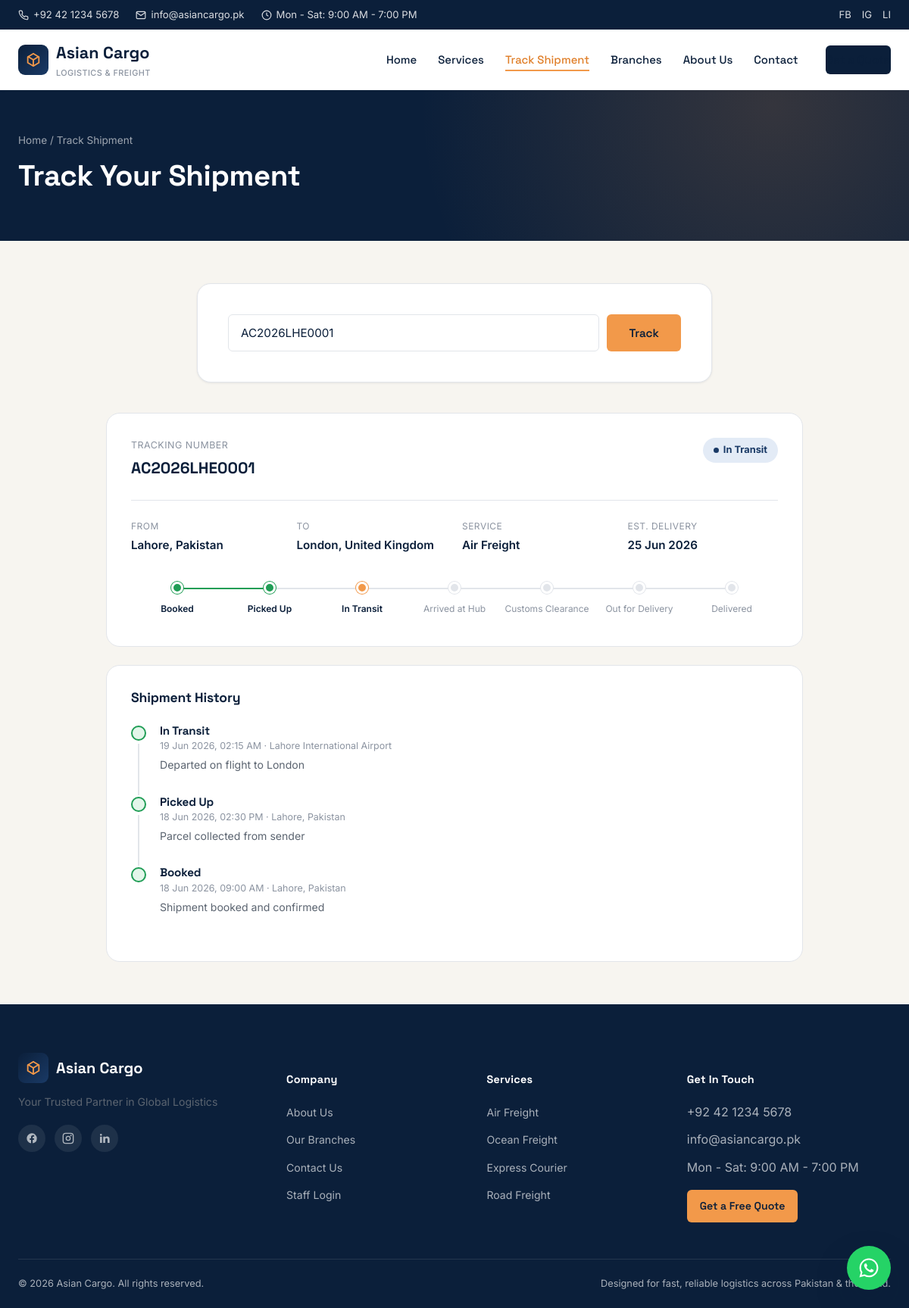
Page /track.php?tracking_number=AC2026LHE0001 on the committed database.
### tables this page shows
CREATE TABLE IF NOT EXISTS shipments (
    id INT AUTO_INCREMENT PRIMARY KEY,
    tracking_number VARCHAR(30) NOT NULL UNIQUE,

     
    sender_name VARCHAR(150) NOT NULL,
    sender_phone VARCHAR(30) NOT NULL,
    sender_address VARCHAR(255) NULL,
    origin_city VARCHAR(100) NOT NULL,
    origin_country VARCHAR(100) NOT NULL DEFAULT 'Pakistan',

     
    receiver_name VARCHAR(150) NOT NULL,
    receiver_phone VARCHAR(30) NOT NULL,
    receiver_address VARCHAR(255) NULL,
    destination_city VARCHAR(100) NOT NULL,
    destination_country VARCHAR(100) NOT NULL,

     
    service_type ENUM('air_freight', 'ocean_freight', 'express_courier', 'road_freight') NOT NULL DEFAULT 'air_freight',
    package_description VARCHAR(255) NULL,
    weight_kg DECIMAL(10,2) NULL,
    pieces INT NOT NULL DEFAULT 1,

     
    status ENUM(
        'booked',
        'picked_up',
        'in_transit',
        'arrived_hub',
        'customs_clearance',
        'out_for_delivery',
        'delivered',
        'delayed',
        'exception'
    ) NOT NULL DEFAULT 'booked',

    estimated_delivery DATE NULL,
    created_by INT NULL,
    created_at DATETIME NOT NULL DEFAULT CURRENT_TIMESTAMP,
    updated_at DATETIME NOT NULL DEFAULT CURRENT_TIMESTAMP ON UPDATE CURRENT_TIMESTAMP,

    FOREIGN KEY (created_by) REFERENCES admins(id) ON DELETE SET NULL,
    INDEX idx_tracking (tracking_number),
    INDEX idx_status (status)
);

CREATE TABLE IF NOT EXISTS tracking_events (
    id INT AUTO_INCREMENT PRIMARY KEY,
    shipment_id INT NOT NULL,
    status ENUM(
        'booked',
        'picked_up',
        'in_transit',
        'arrived_hub',
        'customs_clearance',
        'out_for_delivery',
        'delivered',
        'delayed',
        'exception'
    ) NOT NULL,
    location VARCHAR(150) NULL,
    remarks VARCHAR(255) NULL,
    event_time DATETIME NOT NULL DEFAULT CURRENT_TIMESTAMP,
    created_by INT NULL,

    FOREIGN KEY (shipment_id) REFERENCES shipments(id) ON DELETE CASCADE,
    FOREIGN KEY (created_by) REFERENCES admins(id) ON DELETE SET NULL,
    INDEX idx_shipment (shipment_id)
);

### config/helpers.php (called while the page is built, shortened)
<?php
require_once __DIR__ . '/database.php';
function e(?string $value): string
{
    return htmlspecialchars($value ?? '', ENT_QUOTES, 'UTF-8');
}
function statusInfo(string $status): array
{
    $map = [
        'booked'             => ['label' => 'Booked',              'class' => 'status-booked'],
        'picked_up'          => ['label' => 'Picked Up',           'class' => 'status-transit'],
        'in_transit'         => ['label' => 'In Transit',          'class' => 'status-transit'],
        'arrived_hub'        => ['label' => 'Arrived at Hub',      'class' => 'status-transit'],
        'customs_clearance'  => ['label' => 'Customs Clearance',   'class' => 'status-warning'],
        'out_for_delivery'   => ['label' => 'Out for Delivery',    'class' => 'status-transit'],
        'delivered'          => ['label' => 'Delivered',           'class' => 'status-success'],
        'delayed'            => ['label' => 'Delayed',             'class' => 'status-warning'],
        'exception'          => ['label' => 'Exception',           'class' => 'status-danger'],
    ];
    return $map[$status] ?? ['label' => ucfirst($status), 'class' => 'status-booked'];
}
function statusSteps(): array
{
    return [
        'booked'            => 'Booked',
        'picked_up'         => 'Picked Up',
        'in_transit'        => 'In Transit',
        'arrived_hub'       => 'Arrived at Hub',
        'customs_clearance' => 'Customs Clearance',
        'out_for_delivery'  => 'Out for Delivery',
        'delivered'         => 'Delivered',
    ];
}
function serviceLabel(string $service): string
{
    $map = [
        'air_freight'     => 'Air Freight',
        'ocean_freight'   => 'Ocean Freight',
        'express_courier' => 'Express Courier',
        'road_freight'    => 'Road Freight',
    ];
    return $map[$service] ?? ucfirst(str_replace('_', ' ', $service));
}
function formatDate(?string $datetime, string $format = 'd M Y, h:i A'): string
{
    return date($format, strtotime($datetime));
}

### config/database.php (called while the page is built, shortened)
<?php
function getDB(): PDO
{
    static $pdo = null;
    if ($pdo === null) {
        try {
            $pdo = new PDO(
                'mysql:host=' . DB_HOST . ';dbname=' . DB_NAME . ';charset=utf8mb4',
                DB_USER,
                DB_PASS,
                [
                    PDO::ATTR_ERRMODE            => PDO::ERRMODE_EXCEPTION,
                    PDO::ATTR_DEFAULT_FETCH_MODE => PDO::FETCH_ASSOC,
                    PDO::ATTR_EMULATE_PREPARES   => false,
                ]
            );
        } catch (PDOException $e) {
            die('Database connection failed. Please check config/database.php — ' . $e->getMessage());
        }
    }
    return $pdo;
}

### track.php (the view, shortened to what this page needs)
<?php
$trackingNumber = trim($_GET['tracking_number'] ?? '');
$shipment = null;
$events = [];
$notFound = false;
if ($trackingNumber !== '') {
    $stmt = getDB()->prepare('SELECT * FROM shipments WHERE tracking_number = ?');
    $stmt->execute([$trackingNumber]);
    $shipment = $stmt->fetch();
    if ($shipment) {
        $stmt = getDB()->prepare('SELECT * FROM tracking_events WHERE shipment_id = ? ORDER BY event_time DESC');
        $stmt->execute([$shipment['id']]);
        $events = $stmt->fetchAll();
    } else {
        $notFound = true;
    }
}
include __DIR__ . '/includes/header.php';
?>
<section class="page-header">
  <div class="container">
    <p class="breadcrumb"><a href="/">Home</a> / Track Shipment</p>
    <h1>Track Your Shipment</h1>
  </div>
</section>
<section class="section-tight">
  <div class="container">
    <div class="form-card" style="max-width:680px; margin:0 auto 40px;">
      <form action="/track.php" method="get" class="track-form">
        <input type="text" name="tracking_number" class="form-control" placeholder="Enter tracking number, e.g. AC2026LHE0001"
               value="<?= e($trackingNumber) ?>" required autocomplete="off">
        <button type="submit" class="btn btn-primary">Track</button>
      </form>
    </div>
    <?php if ($notFound): ?>
      <div class="track-empty" style="max-width:680px; margin:0 auto;">
        <svg width="40" height="40" viewBox="0 0 24 24" fill="none" stroke="#8B93A0" stroke-width="1.5" style="margin:0 auto 16px;"><circle cx="11" cy="11" r="8"/><path d="m21 21-4.35-4.35"/></svg>
        <h3>No shipment found</h3>
        <p>We couldn't find a shipment with tracking number <strong><?= e($trackingNumber) ?></strong>. Please check the number and try again, or contact our support team.</p>
        <a href="/contact.php" class="btn btn-navy" style="margin-top:12px;">Contact Support</a>
      </div>
    <?php elseif ($shipment): ?>
      <?php
        $info = statusInfo($shipment['status']);
        $steps = statusSteps();
        $stepKeys = array_keys($steps);
        $currentIndex = array_search($shipment['status'], $stepKeys, true);
        $isException = in_array($shipment['status'], ['delayed', 'exception'], true);
      ?>
      <div class="track-summary" style="max-width:920px; margin:0 auto;">
        <div class="track-summary-top">
          <div>
            <div style="font-size:0.78rem; color:var(--slate-400); text-transform:uppercase; letter-spacing:0.04em; margin-bottom:4px;">Tracking Number</div>
            <div class="track-number"><?= e($shipment['tracking_number']) ?></div>
          </div>
          <span class="status-pill <?= e($info['class']) ?>"><?= e($info['label']) ?></span>
        </div>
        <div class="track-meta-grid">
          <div class="track-meta-item">
            <div class="label">From</div>
            <div class="value"><?= e($shipment['origin_city']) ?>, <?= e($shipment['origin_country']) ?></div>
          </div>
          <div class="track-meta-item">
            <div class="label">To</div>
            <div class="value"><?= e($shipment['destination_city']) ?>, <?= e($shipment['destination_country']) ?></div>
          </div>
          <div class="track-meta-item">
            <div class="label">Service</div>
            <div class="value"><?= e(serviceLabel($shipment['service_type'])) ?></div>
          </div>
          <div class="track-meta-item">
            <div class="label">Est. Delivery</div>
            <div class="value"><?= $shipment['estimated_delivery'] ? formatDate($shipment['estimated_delivery'], 'd M Y') : 'TBA' ?></div>
          </div>
        </div>
        <?php if (!$isException): ?>
        <div class="progress-track">
          <?php foreach ($steps as $key => $label):
            $stepPos = array_search($key, $stepKeys, true);
            $stateClass = $stepPos < $currentIndex ? 'done' : ($stepPos === $currentIndex ? 'current' : '');
          ?>
          <div class="progress-step <?= $stateClass ?>">
            <div class="dot"></div>
            <div class="step-label"><?= e($label) ?></div>
          </div>
          <?php endforeach; ?>
        </div>
        <?php endif; ?>
      </div>
      <div class="track-summary" style="max-width:920px; margin:24px auto 0;">
        <h3 style="font-size:1.1rem; margin-bottom:24px;">Shipment History</h3>
        <div class="timeline">
          <?php foreach ($events as $event): $eInfo = statusInfo($event['status']); ?>
          <div class="timeline-item">
            <div class="timeline-dot"></div>
            <div class="timeline-content">
              <h4><?= e($eInfo['label']) ?></h4>
              <div class="timeline-time"><?= e(formatDate($event['event_time'])) ?> <?= $event['location'] ? '· ' . e($event['location']) : '' ?></div>
              <?php if ($event['remarks']): ?><p><?= e($event['remarks']) ?></p><?php endif; ?>
            </div>
          </div>
          <?php endforeach; ?>
        </div>
      </div>
    <?php endif; ?>
  </div>
</section>
<?php include __DIR__ . '/includes/footer.php'; ?>

### rows in the picture
shipments: tracking_number "AC2026LHE0001", status "In Transit", origin_city "Lahore", origin_country "Pakistan", destination_city "London", destination_country "United Kingdom", service_type "Air Freight", estimated_delivery "25 Jun 2026"
tracking_events: status "In Transit", event_time "19 Jun 2026, 02:15 AM", location "Lahore International Airport", remarks "Departed on flight to London"
tracking_events: status "Picked Up", event_time "18 Jun 2026, 02:30 PM", location "Lahore, Pakistan", remarks "Parcel collected from sender"
tracking_events: status "Booked", event_time "18 Jun 2026, 09:00 AM", location "Lahore, Pakistan", remarks "Shipment booked and confirmed"

### other values in the picture
setting('contact_phone', '+92 42 1234 5678') "+92 42 1234 5678"
setting('contact_email', 'info@asiancargo.pk') "info@asiancargo.pk"
setting('office_hours', 'Mon - Sat: 9:00 AM - 7:00 PM') "Mon - Sat: 9:00 AM - 7:00 PM"
setting('site_name', 'Asian Cargo') "Asian Cargo"
$label "Booked"
$label "Picked Up"
$label "In Transit"
$label "Arrived at Hub"
$label "Customs Clearance"
$label "Out for Delivery"
$label "Delivered"
